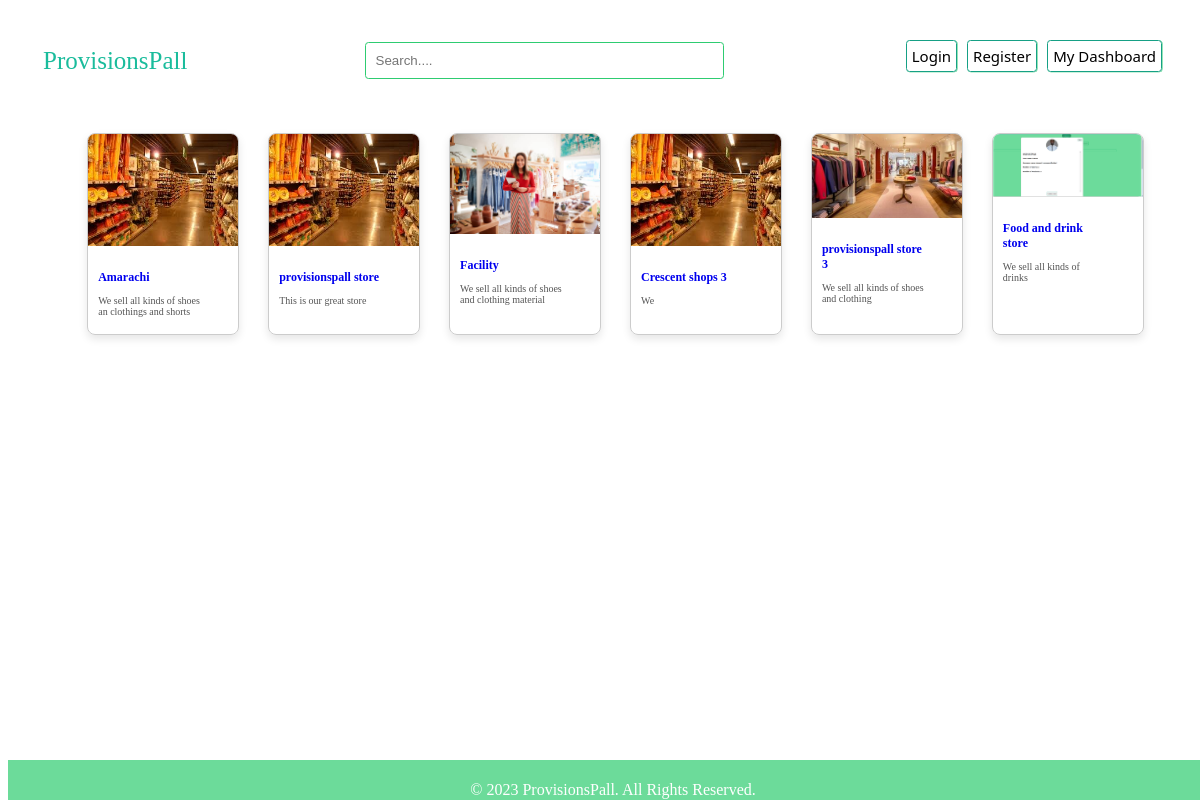
/market, run on the app's committed database.
### models/model.py (models this page shows, shortened)
class Store(db.Model):
    id = db.Column(db.Integer, primary_key=True)
    name = db.Column(db.String(50), unique=True, nullable=False)
    description = db.Column(db.Text, nullable=False)
    image = db.Column(db.String(150), nullable=True, default='img14')
    date_created = db.Column(db.DateTime, nullable=False,
                             default=datetime.utcnow)
    user_id = db.Column(db.Integer, db.ForeignKey('user.id'), nullable=False)
    addresses = db.relationship('Store_Address', backref='store', lazy=True, cascade='all, delete-orphan')
    products = db.relationship('Product', backref='store', lazy=True, cascade='all, delete-orphan')

### provisionspall_web/app.py (the view)
@app.route('/market', strict_slashes=False)
def market():
    store = db.session.query(Store).all()
    if not store:
        return "<h1>error getting page</h1>"
    user_id = session.get('user_id')
    if user_id:
        logged = True
    else:
        logged = False
    return render_template('marketplace.html',
                           stores=store,
                           cache_id=uuid.uuid4(),
                           logged=logged)

### provisionspall_web/templates/marketplace.html (shortened to what this page needs)
<!DOCTYPE html>
<html lang="en">
  <head>
    <link rel="stylesheet" type="text/css"
      href="../static/styles/dashboard-mobile.css?{{ cache_id }}">
    <link rel="stylesheet" type="text/css"
      href="../static/styles/dashboard.css?{{ cache_id }}">
    <link rel="stylesheet" type="text/css"
      href="../static/styles/marketplace.css?{{ cache_id }}">
  </head>
  <body>
    <section class="container">
      <a href="/market" class="login-link2">ProvisionsPall</a>
      <input type="text" id="searchBar" name="search_text" class="search_text"
        placeholder="Search...." value>
      {% if not logged %}
      <a href="/login" class="login-link style_button style_input bigDevice">Login</a>
      <a href="/register" class="login-link style_button style_input bigDevice">Register</a>
      {% endif %}
      <a href="/dashboard" class="login-link style_button style_input bigDevice">My
        Dashboard</a>
    </section>
    <div class="image-grid" data-cache="{{ cache_id }}">
      {% for store in stores %}
      <a href='/market/store/{{ store.id }}?{{ cache_id }}' class="card"
        data-id="{{ store.id }}">
        <img
          src="{{ url_for('static', filename='uploads/' + store.image) }}"
          alt="Store Image">
        <div class="card-content">
          <h2 class="card-title">{{ store.name }}</h2>
          <p class="card-description">{{ store.description }}</p>
        </div>
      </a>
      {% endfor %}
    </div>
    <div class="footer">
      <p>&copy; 2023 ProvisionsPall. All Rights Reserved.</p>
    </div>
  </body>
</html>

### provisionspall_web/static/styles/dashboard-mobile.css (style rules this page uses)
:root { --primary-color: #1abc9c; --secondary-color: #16a085; --accent-color: #2ecc71; }
.bigDevice { display: none; }
@media screen and (min-width: 500px) { .bigDevice { display: inline-flex; } }
.style_input { margin-bottom: 10px; margin-left: 10px; max-width: 400px; max-height: 150px; border-radius: 3.5px; border: 1px var(--accent-color) solid; padding: 5px; }
.login-link { text-decoration: none; color: inherit; }
.login-link2 { text-decoration: none; font-size: 15px; color: var(--primary-color); padding: 5px; }
.style_button { border-radius: 3.5px; border: 1px var(--secondary-color) solid; box-shadow: 0.5px 0.3px 0.1px var(--accent-color); }
.user_container button, .login-link, .submit_button, #close, #close2, #submit_store, #store { max-height: 30px; min-width: 20px; font-size: 10px; font-family: system-ui, -apple-system, BlinkMacSystemFont, 'Segoe UI', Roboto, Oxygen, Ubuntu, Cantarell, 'Open Sans', 'Helvetica Neue', sans-serif; font-weight: 15px; }

### provisionspall_web/static/styles/dashboard.css (style rules this page uses)
@media screen and (min-width: 1024px) { .login-link2 { font-size: 25px; } }
@media screen and (min-width: 1024px) { .user_container button, #store, .login-link, .submit_button, #close, #close2, #submit_store { max-height: 30px; min-height: 20px; min-width: 30px; font-size: 15px; font-weight: 20px; } }

### provisionspall_web/static/styles/marketplace.css (style rules this page uses)
:root { --primary-color: #1abc9c; --secondary-color: #16a085; --accent-color: #2ecc71; }
.card { border: 1px solid #ccc; border-radius: 8px; overflow: hidden; width: 150px; height: 200px; margin: 20px; text-decoration: none; box-shadow: 0 4px 8px rgba(0, 0, 0, 0.1); }
.card img { max-width: 150px; max-height: 150px; object-fit: cover; }
.card-content { padding: 10px; }
.card-title { font-size: 12px; width: 80%; margin-bottom: 2px; }
.card-description { color: #555; width: 80%; font-size: 10px; }
.container { display: flex; align-items: center; justify-content: space-between; padding: 20px; }
@media screen and (min-width: 500px) { .container { padding: 30px; } }
.login-link { text-decoration: none; color: inherit; }
#searchBar { padding: 10px; width: 30%; margin: 4px auto; text-align: left; border-radius: 3.5px; border: 1px var(--accent-color) solid; }
.footer { background-color: rgba(46, 204, 112, 0.7); color: white; padding: 5px; text-align: center; position: fixed; bottom: 0; width: 100%; height: 30px; backdrop-filter: blur(7px); -webkit-backdrop-filter: blur(7px); -moz-backdrop-filter: blur(7px); -o-backdrop-filter: blur(7px); }
.image-grid { display: grid; grid-template-columns: repeat(auto-fill, minmax(150px, 1fr)); gap: 20px; margin: auto; width: 90%; margin-bottom: 50px; }

### data on the page
Store: image (picture), name "Amarachi", description "We sell all kinds of shoes an clothings and shorts"
Store: image (picture), name "provisionspall store", description "This is our great store"
Store: image (picture), name "Facility", description "We sell all kinds of shoes and clothing material"
Store: image (picture), name "Crescent shops 3", description "We"
Store: image (picture), name "provisionspall store 3", description "We sell all kinds of shoes and clothing"
Store: image (picture), name "Food and drink store", description "We sell all kinds of drinks"
